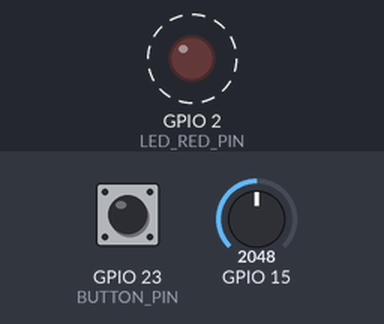
Bench run of a program on a simulated ESP32. On the bench: output pins drawn as LEDs (lit = HIGH). Dashed ring = blinking. Inputs (shaded band) come from the test bench; at power-on: GPIO 23 (BUTTON_PIN) HIGH, GPIO 15 = 2048. What the program prints to the serial monitor is not drawn.

Above: at 1.8 s.
1.9 s: GPIO 23 (BUTTON_PIN) pulled LOW for 0.65 s
Timing chart, 0 to 11.0 s (numbered marks = the images above; inputs shaded):
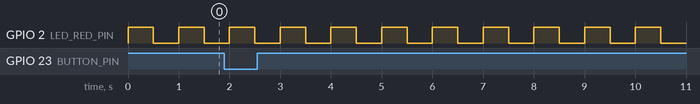

Measured:
- by itself, GPIO 2 (LED_RED_PIN): alternates HIGH for 0.50 s and LOW for 0.50 s

The program:

main.cpp
```cpp
#include <Arduino.h>

#include "freertos/task.h"
#include "freertos/queue.h"
#include "freertos/semphr.h"

#define BUTTON_PIN		23
#define LED_RED_PIN		2
#define LED_RED_TIME	500
#define ADC_PIN			A13

typedef struct button_t
{
	uint8_t pin;
	TaskHandle_t taskHandle;
} button_t;

typedef struct blink_led_t
{
	uint8_t pin;
	uint8_t state;
	uint32_t timeBlink;
	TaskHandle_t taskHandle;
} blink_led_t;

typedef struct adc_t
{
	uint8_t channel;
	uint16_t value;
	TaskHandle_t taskHandle;
} adc_t;

button_t button = {BUTTON_PIN, NULL};
blink_led_t ledRed = {LED_RED_PIN, 0, LED_RED_TIME, NULL};
adc_t adc = {ADC_PIN, 0, NULL};

SemaphoreHandle_t xSemaphore = NULL;
SemaphoreHandle_t xSemaphoreISR = NULL;

void ISRCallback (void);
void vTaskADC (void *pvParameters);
void vTaskLED (void *pvParameters);
void vTaskButtonISR (void *pvParameters);

void setup()
{
	Serial.begin(9600);

	xSemaphore = xSemaphoreCreateBinary();
	xSemaphoreISR = xSemaphoreCreateBinary();

	if (xSemaphore == NULL || xSemaphoreISR == NULL)
	{
		Serial.printf("Nao foi possivel a criacao do Semaforo :(\r\n");
		while(1);
	}

	xTaskCreate(vTaskLED, "LED Task", configMINIMAL_STACK_SIZE + 1000, &ledRed, 1, &ledRed.taskHandle);
	xTaskCreate(vTaskADC, "ADC Task", configMINIMAL_STACK_SIZE + 1000, &adc, 1, &adc.taskHandle);
	xTaskCreate(vTaskButtonISR, "Button Task", configMINIMAL_STACK_SIZE + 1000, &button, 2, &button.taskHandle);
}

void loop()
{
	vTaskDelay(portMAX_DELAY);
}

void vTaskADC (void *pvParameters)
{
	adc_t *adc = (adc_t *)pvParameters;

	while (1)
	{
		xSemaphoreTake(xSemaphore, portMAX_DELAY);
		adc->value = analogRead(adc->channel);
		Serial.printf("ADC Value: %d\r\n", adc->value);
	}
}

void vTaskLED (void *pvParameters)
{
	blink_led_t *led = (blink_led_t *)pvParameters;

	pinMode(led->pin, OUTPUT);
	digitalWrite(led->pin, led->state);

	while (1)
	{
		digitalWrite(led->pin, !digitalRead(led->pin));
		Serial.printf("LED Status: %d\r\n", digitalRead(led->pin));
		vTaskDelay(pdMS_TO_TICKS(led->timeBlink));

		xSemaphoreGive(xSemaphore);
	}
}

void vTaskButtonISR (void *pvParameters)
{
	button_t *button = (button_t *)pvParameters;
	uint32_t count = 0;

	pinMode(button->pin, INPUT_PULLUP);
	attachInterrupt(button->pin, ISRCallback, FALLING);

	while(1)
	{
		xSemaphoreTake(xSemaphoreISR, portMAX_DELAY);
		++count;
		Serial.printf("Count: %d\r\n", count);

		if (count >= 100)
			detachInterrupt(button->pin);
	}
}

void ISRCallback (void)
{
	BaseType_t highPriorityTaskWoken = pdFALSE;

	xSemaphoreGiveFromISR(xSemaphoreISR, &highPriorityTaskWoken);

	if (highPriorityTaskWoken == pdTRUE)
	{
		portYIELD_FROM_ISR();
	}
}
```
